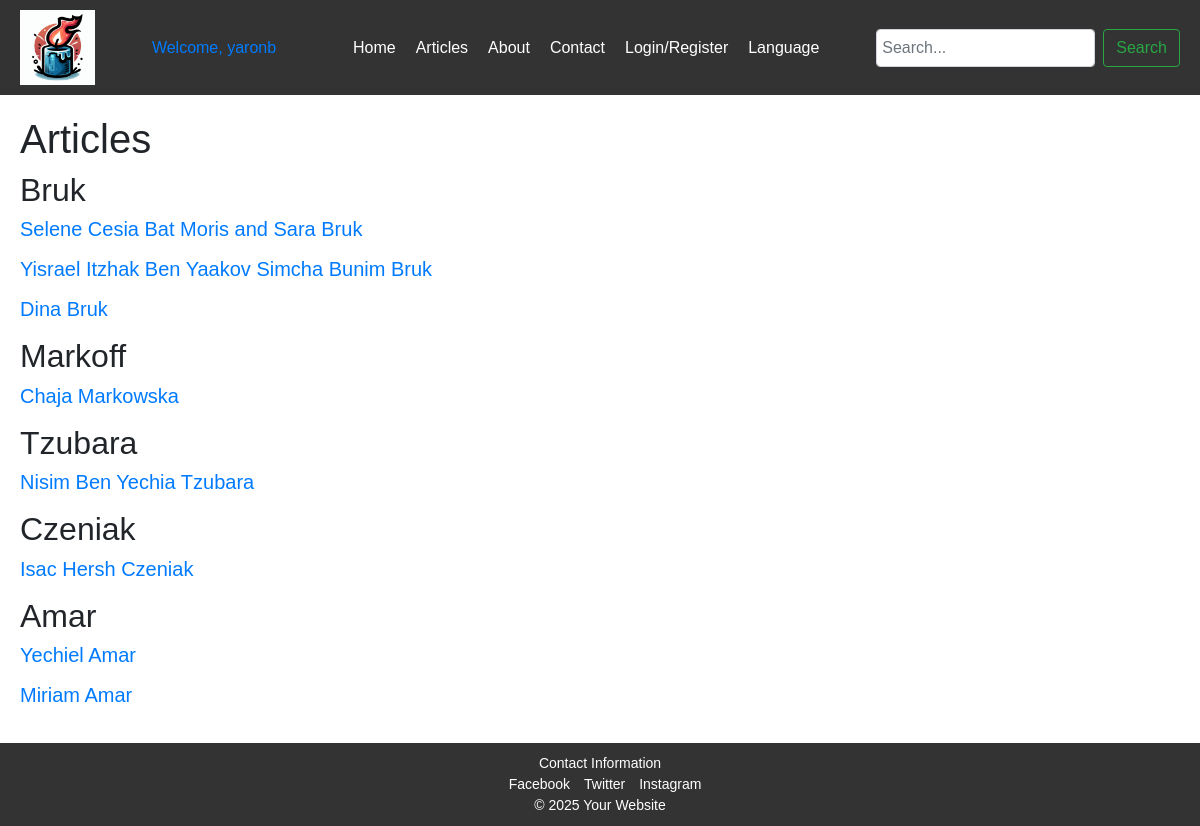
/articles (signed in), run on the app's committed database.
### app/models.py (models this page shows, shortened)
class User(UserMixin, db.Model):
    id = db.Column(db.Integer, primary_key=True)
    username = db.Column(db.String(64), unique=True, nullable=False)
    email = db.Column(db.String(120), unique=True, nullable=False)
    password_hash = db.Column(db.String(128))
    joined_at = db.Column(db.DateTime, default=datetime.utcnow)
    role = db.Column(db.String(64), default='user', nullable=False)
    posts = db.relationship('Post', backref='author', lazy=True)
    comments = db.relationship('Comment', backref='author', lazy=True)
    families = db.relationship('Family', secondary=user_families, backref=db.backref('users', lazy=True))

class Family(db.Model):
    id = db.Column(db.Integer, primary_key=True)
    name = db.Column(db.String(128), nullable=False, unique=True)
    members = db.relationship('Post', backref='family', lazy=True)

class Post(db.Model):
    id = db.Column(db.Integer, primary_key=True)
    title = db.Column(db.String(140), nullable=False)
    publication_date = db.Column(db.DateTime, default=datetime.utcnow)
    user_id = db.Column(db.Integer, db.ForeignKey('user.id'), nullable=False)
    gregorian_death_date = db.Column(db.Date, nullable=False)
    hebrew_year = db.Column(db.Integer, nullable=False)
    hebrew_month = db.Column(db.Integer, nullable=False)
    hebrew_day = db.Column(db.Integer, nullable=False)
    family_id = db.Column(db.Integer, db.ForeignKey('family.id'), nullable=False)
    comments = db.relationship('Comment', backref='post', lazy=True)
    milestones = db.relationship('Milestone', backref='post', lazy=True, cascade="all, delete-orphan")

### app/main/routes.py (the view)
@main.route('/articles', endpoint='articles')
def articles():
    try:
        families = Family.query.all()  # Fetch all families
        return render_template('en/articles.html', families=families)  # Pass families to the template
    except Exception as e:
        print(f"Error rendering template: {e}")
        return str(e)

### app/main/templates/en/articles.html (shortened to what this page needs)
{% extends "en/layout.html" %}
{% block content %}
<h1>Articles</h1>
{% for family in families %}
<h2>{{ family.name }}</h2>
{% for post in family.members %}
<div class="article">
    <h5><a href="{{ url_for('main.article', post_id=post.id) }}">{{ post.title }}</a></h5>
</div>
{% endfor %}
{% endfor %}
{% endblock %}

### app/main/templates/en/layout.html (shortened to what this page needs)
<!DOCTYPE html>
<html lang="en">
<head>
    <link href="https://stackpath.bootstrapcdn.com/bootstrap/4.5.2/css/bootstrap.min.css" rel="stylesheet">
    <link rel="stylesheet" href="{{ url_for('static', filename='css/styles.css') }}">
</head>
<body>
    <header>
        <img src="{{ url_for('static', filename='images/candlelogo.png') }}" alt="Yizkor Logo" style="width:75px; height:auto;">
        {% if current_user.is_authenticated %}
        <span class="navbar-text">
            <a class="navbar-text" href="{{ url_for('main.user') }}">
                Welcome, {{ current_user.username }}
            </a>
        </span>
        {% endif %}
        <nav>
            <ul>
                <li><a href="{{ url_for('main.index') }}">Home</a></li>
                <li class="dropdown">
                    <a href="{{ url_for('main.articles') }}">Articles</a>
                </li>
                <li><a href="{{ url_for('main.about') }}">About</a></li>
                <li><a href="{{ url_for('main.contact') }}">Contact</a></li>
                <li class="dropdown">
                    <a href="#">Login/Register</a>
                </li>
                <li class="dropdown">
                    <a href="#">Language</a>
                </li>
            </ul>
        </nav>
        <div class="search-bar">
            <form class="form-inline my-2 my-lg-0" method="GET" action="{{ url_for('main.search') }}">
                <input class="form-control mr-sm-2" type="search" placeholder="Search..." aria-label="Search" name="query">
                <button class="btn btn-outline-success my-2 my-sm-0" type="submit">Search</button>
            </form>
        </div>
    </header>
    <main>
        {% block content %}{% endblock %}
    </main>
    <footer>
        <div class="contact">Contact Information</div>
        <div class="social-media">
            <a href="#">Facebook</a>
            <a href="#">Twitter</a>
            <a href="#">Instagram</a>
        </div>
        <div class="copyright">© 2025 Your Website</div>
    </footer>
</body>
</html>

### app/static/css/styles.css (style rules this page uses)
body { display: flex; flex-direction: column; min-height: 100vh; margin: 0; font-family: Arial, sans-serif; }
header { display: flex; justify-content: space-between; align-items: center; padding: 10px 20px; background-color: #333; color: white; }
nav ul { list-style: none; margin: 0; padding: 0; display: flex; }
nav ul li { margin-left: 20px; }
nav ul li a { color: white; text-decoration: none; font-size: 16px; }
.search-bar input { padding: 5px; font-size: 16px; }
main { flex: 1; padding: 20px; }
footer { padding: 10px 20px; background-color: #333; color: white; text-align: center; margin-top: auto; }
footer .contact, footer .social-media, footer .copyright { font-size: 14px; }
footer .social-media a { margin-left: 10px; color: white; text-decoration: none; }
form { max-width: 600px; margin: 0 auto; }

### data on the page
User: username "yaronb"
Family: name "Bruk"
Post: title "Selene Cesia Bat Moris and Sara Bruk"
Post: title "Yisrael Itzhak Ben Yaakov Simcha Bunim Bruk"
Post: title "Dina Bruk"
Family: name "Markoff"
Post: title "Chaja Markowska"
Family: name "Tzubara"
Post: title "Nisim Ben Yechia Tzubara"
Family: name "Czeniak"
Post: title "Isac Hersh Czeniak"
Family: name "Amar"
Post: title "Yechiel Amar"
Post: title "Miriam Amar"
